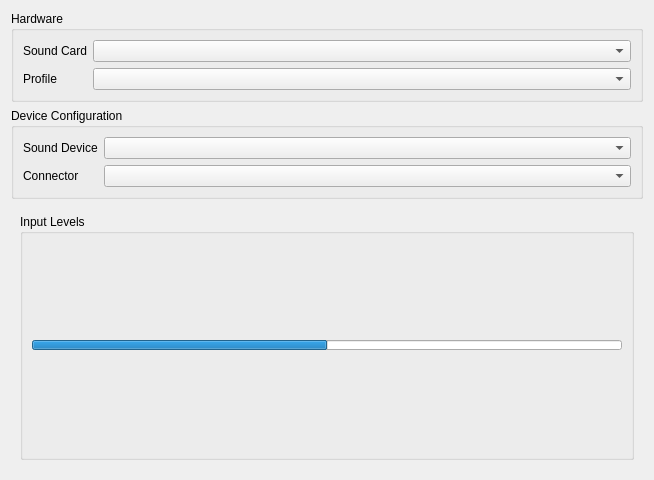
<?xml version="1.0" encoding="UTF-8"?>
<ui version="4.0">
 <author>Colin Guthrie</author>
 <class>AudioSetup</class>
 <widget class="QWidget" name="AudioSetup">
  <property name="geometry">
   <rect>
    <x>0</x>
    <y>0</y>
    <width>654</width>
    <height>480</height>
   </rect>
  </property>
  <layout class="QVBoxLayout" name="verticalLayout_3">
   <item>
    <widget class="QGroupBox" name="hardwareGroupBox">
     <property name="title">
      <string>Hardware</string>
     </property>
     <layout class="QGridLayout" name="_3">
      <item row="3" column="1">
       <widget class="QComboBox" name="profileBox">
        <property name="sizePolicy">
         <sizepolicy hsizetype="Expanding" vsizetype="Fixed">
          <horstretch>0</horstretch>
          <verstretch>0</verstretch>
         </sizepolicy>
        </property>
       </widget>
      </item>
      <item row="2" column="1">
       <widget class="KComboBox" name="cardBox">
        <property name="sizePolicy">
         <sizepolicy hsizetype="Expanding" vsizetype="Fixed">
          <horstretch>0</horstretch>
          <verstretch>0</verstretch>
         </sizepolicy>
        </property>
       </widget>
      </item>
      <item row="3" column="0">
       <widget class="QLabel" name="profileLabel">
        <property name="text">
         <string>Profile</string>
        </property>
        <property name="buddy">
         <cstring>profileBox</cstring>
        </property>
       </widget>
      </item>
      <item row="2" column="0">
       <widget class="QLabel" name="cardLabel">
        <property name="text">
         <string>Sound Card</string>
        </property>
        <property name="buddy">
         <cstring>cardBox</cstring>
        </property>
       </widget>
      </item>
     </layout>
    </widget>
   </item>
   <item>
    <widget class="QGroupBox" name="deviceGroupBox">
     <property name="title">
      <string>Device Configuration</string>
     </property>
     <layout class="QGridLayout" name="_2">
      <item row="0" column="1">
       <widget class="KComboBox" name="deviceBox">
        <property name="sizePolicy">
         <sizepolicy hsizetype="Expanding" vsizetype="Fixed">
          <horstretch>0</horstretch>
          <verstretch>0</verstretch>
         </sizepolicy>
        </property>
       </widget>
      </item>
      <item row="1" column="0">
       <widget class="QLabel" name="portLabel">
        <property name="text">
         <string>Connector</string>
        </property>
        <property name="buddy">
         <cstring>portBox</cstring>
        </property>
       </widget>
      </item>
      <item row="1" column="1">
       <widget class="QComboBox" name="portBox">
        <property name="sizePolicy">
         <sizepolicy hsizetype="Expanding" vsizetype="Fixed">
          <horstretch>0</horstretch>
          <verstretch>0</verstretch>
         </sizepolicy>
        </property>
       </widget>
      </item>
      <item row="0" column="0">
       <widget class="QLabel" name="deviceLabel">
        <property name="text">
         <string>Sound Device</string>
        </property>
        <property name="buddy">
         <cstring>deviceBox</cstring>
        </property>
       </widget>
      </item>
     </layout>
    </widget>
   </item>
   <item>
    <widget class="QStackedWidget" name="playbackOrCaptureStack">
     <property name="sizePolicy">
      <sizepolicy hsizetype="Expanding" vsizetype="Expanding">
       <horstretch>0</horstretch>
       <verstretch>0</verstretch>
      </sizepolicy>
     </property>
     <property name="currentIndex">
      <number>1</number>
     </property>
     <widget class="QWidget" name="playbackPage">
      <property name="enabled">
       <bool>true</bool>
      </property>
      <property name="sizePolicy">
       <sizepolicy hsizetype="Expanding" vsizetype="Expanding">
        <horstretch>0</horstretch>
        <verstretch>0</verstretch>
       </sizepolicy>
      </property>
      <layout class="QVBoxLayout" name="verticalLayout">
       <item>
        <widget class="QGroupBox" name="outputGroupBox">
         <property name="sizePolicy">
          <sizepolicy hsizetype="Expanding" vsizetype="Expanding">
           <horstretch>0</horstretch>
           <verstretch>0</verstretch>
          </sizepolicy>
         </property>
         <property name="title">
          <string>Speaker Placement and Testing</string>
         </property>
         <layout class="QVBoxLayout" name="_4">
          <item>
           <layout class="QGridLayout" name="placementGrid"/>
          </item>
         </layout>
        </widget>
       </item>
      </layout>
     </widget>
     <widget class="QWidget" name="capturePage">
      <property name="sizePolicy">
       <sizepolicy hsizetype="Expanding" vsizetype="Expanding">
        <horstretch>0</horstretch>
        <verstretch>0</verstretch>
       </sizepolicy>
      </property>
      <layout class="QVBoxLayout" name="verticalLayout_4">
       <item>
        <widget class="QGroupBox" name="inputGroupBox">
         <property name="enabled">
          <bool>true</bool>
         </property>
         <property name="sizePolicy">
          <sizepolicy hsizetype="Expanding" vsizetype="Expanding">
           <horstretch>0</horstretch>
           <verstretch>0</verstretch>
          </sizepolicy>
         </property>
         <property name="minimumSize">
          <size>
           <width>0</width>
           <height>26</height>
          </size>
         </property>
         <property name="title">
          <string>Input Levels</string>
         </property>
         <layout class="QVBoxLayout" name="verticalLayout_2">
          <item>
           <widget class="QProgressBar" name="inputLevels">
            <property name="sizePolicy">
             <sizepolicy hsizetype="Expanding" vsizetype="Fixed">
              <horstretch>0</horstretch>
              <verstretch>0</verstretch>
             </sizepolicy>
            </property>
            <property name="maximumSize">
             <size>
              <width>16777215</width>
              <height>10</height>
             </size>
            </property>
            <property name="value">
             <number>50</number>
            </property>
            <property name="textVisible">
             <bool>false</bool>
            </property>
           </widget>
          </item>
         </layout>
        </widget>
       </item>
      </layout>
     </widget>
    </widget>
   </item>
  </layout>
 </widget>
 <customwidgets>
  <customwidget>
   <class>KComboBox</class>
   <extends>QComboBox</extends>
   <header>kcombobox.h</header>
  </customwidget>
 </customwidgets>
 <resources/>
 <connections/>
</ui>
